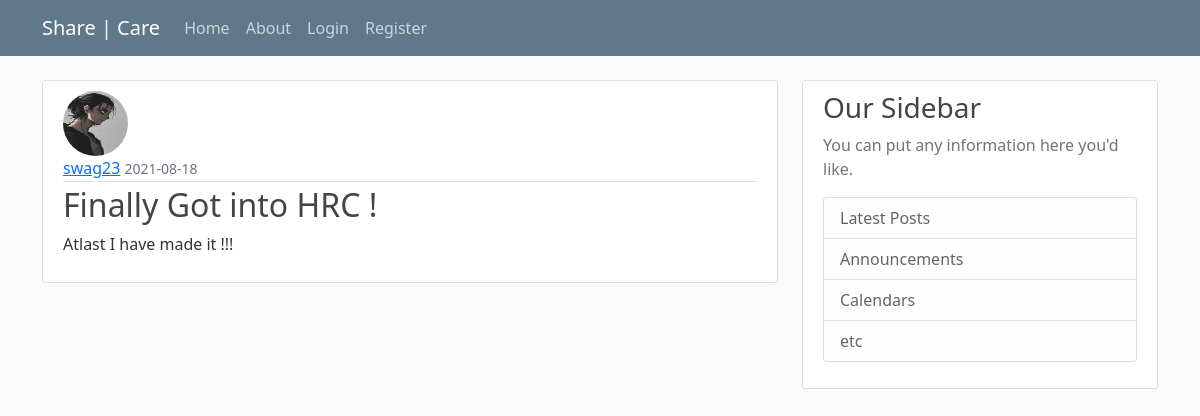
Screenshot of /post/2 with the database file from the repository.
### main/models.py (models this page shows, shortened)
class User(db.Model, UserMixin):
    id = db.Column(db.Integer, primary_key=True)
    username = db.Column(db.String(20), unique=True, nullable=False)
    email = db.Column(db.String(120), unique=True, nullable=False)
    image_file = db.Column(db.String(20), nullable=False, default='default.jpg')
    password = db.Column(db.String(60), nullable=False)
    posts = db.relationship('Post', backref='author', lazy=True)

class Post(db.Model):
    id = db.Column(db.Integer, primary_key=True)
    title = db.Column(db.String(100), nullable=False)
    date_posted = db.Column(db.DateTime, nullable=True, default=datetime.utcnow)
    content = db.Column(db.Text, nullable=False)
    user_id = db.Column(db.Integer, db.ForeignKey('user.id'), nullable=False)

### main/routes.py (the view)
@app.route('/post/<int:post_id>')
def post(post_id):
    post = Post.query.get_or_404(post_id)
    return render_template('post.html', title='post.title', post=post)

### main/templates/post.html (shortened to what this page needs)
{% extends "layout.html" %}
{% block content %}
   <article class="media content-section">
      <img class="rounded-circle article-img" src="{{ url_for('static', filename='profile_pics/' + post.author.image_file) }}">
      <div class="media-body">
        <div class="article-metadata">
          <a class="mr-2" href="#">{{ post.author.username }}</a>
          <small class="text-muted">{{ post.date_posted.strftime('%Y-%m-%d') }}</small>
        </div>
        <h2 class="article-title">{{ post.title }}</h2>
        <p class="article-content">{{ post.content }}</p>
      </div>
   </article>
{% endblock content %}

### main/static/main.css (style rules this page uses)
body { background: #fafafa; color: #333333; margin-top: 5rem; }
h1, h2, h3, h4, h5, h6 { color: #444444; }
.content-section { background: #ffffff; padding: 10px 20px; border: 1px solid #dddddd; border-radius: 3px; margin-bottom: 20px; }
.article-title { color: #444444; }
.article-content { white-space: pre-line; }
.article-img { height: 65px; width: 65px; margin-right: 16px; }
.article-metadata { padding-bottom: 1px; margin-bottom: 4px; border-bottom: 1px solid #e3e3e3 }

### rows the page displays
User: image_file (placeholder picture), author.username "swag23"
Post: date_posted "2021-08-18", title "Finally Got into HRC !", content "Atlast I have made it !!!"
